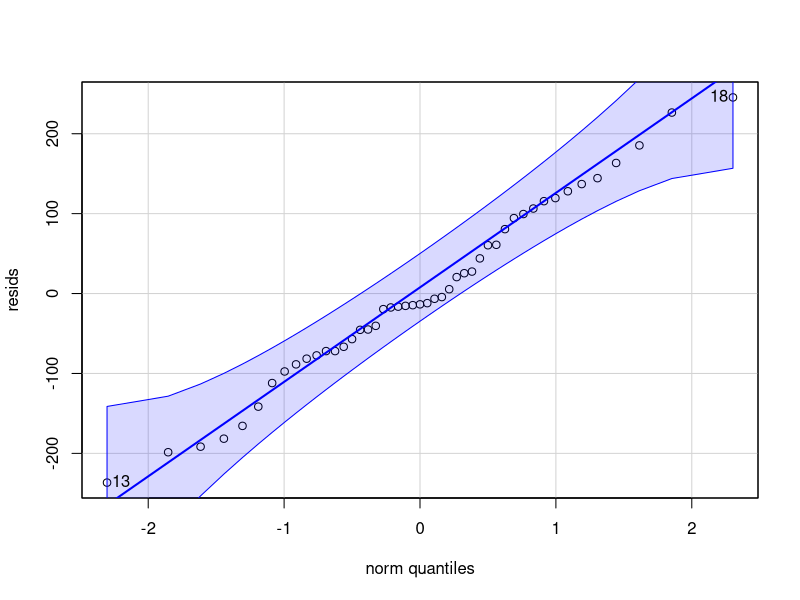
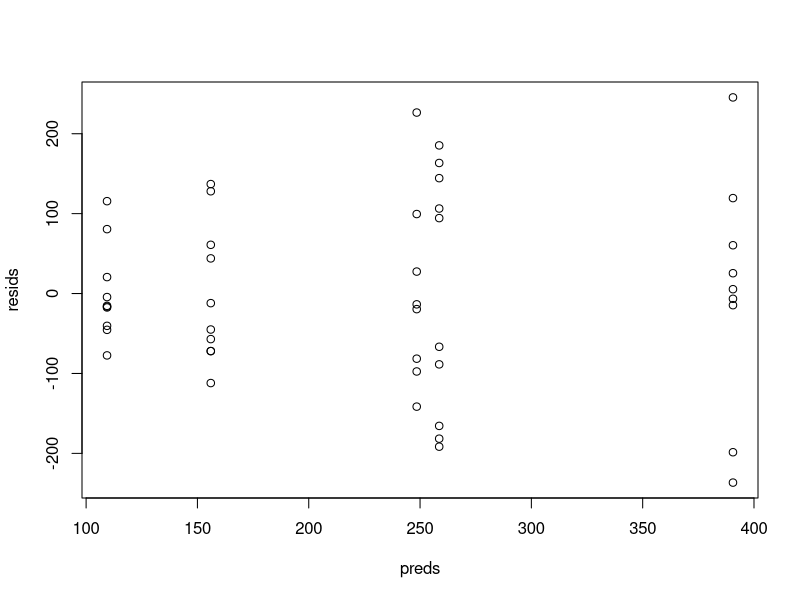
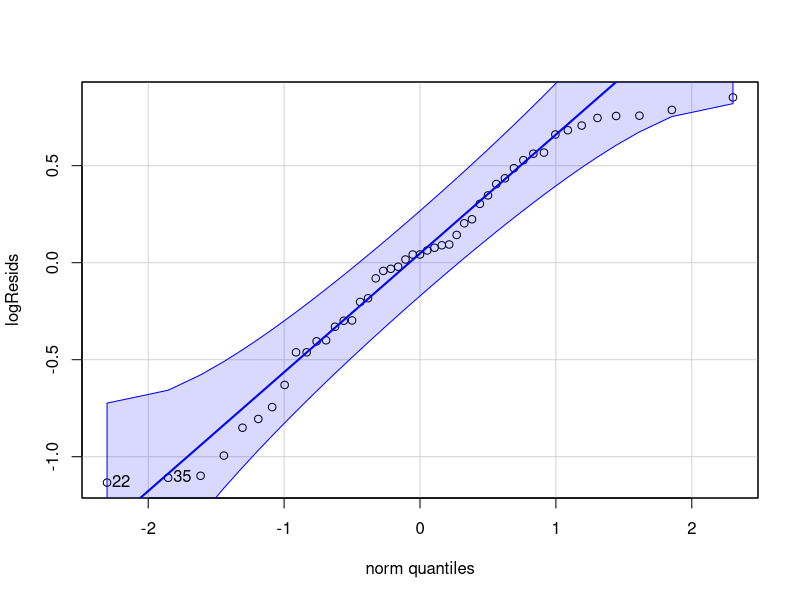
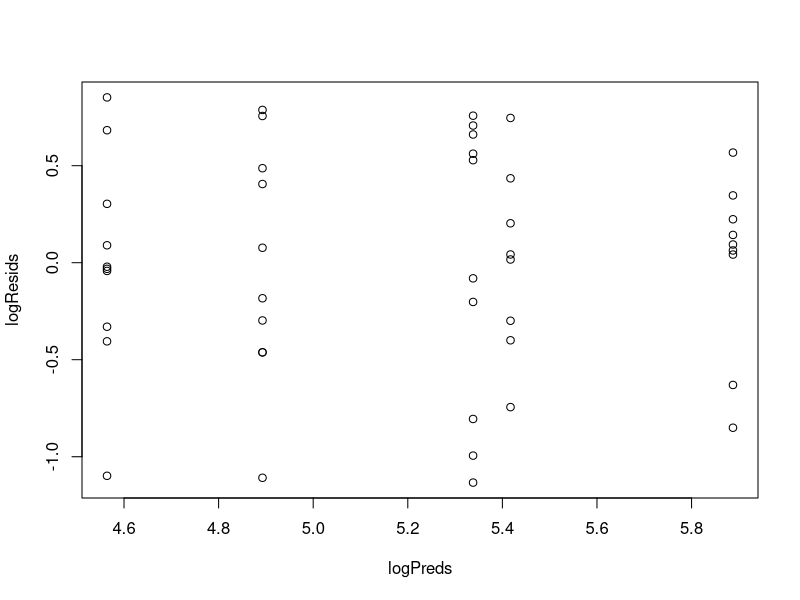

R code for these plots, in order:
## ---- chunk 1
knitr::opts_chunk$set(echo = TRUE)

if ( ! require('haven'))
  install.packages('haven')
if ( ! require('car'))
  install.packages('car')
if ( ! require('multcomp'))
  install.packages('multcomp')

data <- haven::read_sav('Lab 04 - Activity.sav')
data <- as.data.frame(data)
## ---- chunk 2
xfun::embed_file("Lab 04 - Activity.sav")
## ---- chunk 3
xfun::embed_file("Lab 04 - Learning.sav")
## ---- chunk 4
library(car)

model <- lm(Y ~ TrmntGrp, data)
anova(model)
## ---- chunk 5
resids <- residuals(model)
shapiro.test(resids)
## ---- chunk 6
qqPlot(resids)
## ---- chunk 7
leveneTest(model)
## ---- chunk 8
model <- lm(Y ~ TrmntGrp, data)
resids <- residuals(model)
preds  <- predict(model)
plot(preds, resids)
## ---- chunk 9
data$LogY <- log(data$Y)
logModel <- lm(LogY ~ TrmntGrp, data)
anova(logModel)
## ---- chunk 10
logResids <- residuals(logModel)
shapiro.test(logResids)
qqPlot(logResids)
## ---- chunk 11
leveneTest(logModel)
## ---- chunk 12
logResids <- residuals(logModel)
logPreds  <- predict(logModel)
plot(logPreds, logResids)
## ---- chunk 13
aovObject <- aov(model)
TukeyHSD(aovObject)

logAovObject <- aov(logModel)
TukeyHSD(logAovObject)
## ---- chunk 14
data <- haven::read_sav('Lab 04 - Learning.sav')
data <- as.data.frame(data)

is.factor(data$Trtmnt_Grp)

data$Trtmnt_Grp = as.factor(data$Trtmnt_Grp)
## ---- chunk 15
data <- haven::read_sav('Lab 04 - Learning.sav')
data <- as.data.frame(data)

data$Trtmnt_Grp = as.factor(data$Trtmnt_Grp)

c1 = c(0.5,  0.5, -1/3, -1/3, -1/3)
c2 = c(0.5, -0.5,  0.0,  0.0,  0.0)
c3 = c(0.0,  0.0,  0.5,  0.5, -1.0)
c4 = c(0.0,  0.0,  1.0, -1.0,  0.0)

mat = cbind(c1, c2, c3, c4)

summary(lm(Trials ~ Trtmnt_Grp, data=data, contrasts=list(Trtmnt_Grp = mat)))
## ---- chunk 16
model = (lm(Trials ~ Trtmnt_Grp, data=data, contrasts=list(Trtmnt_Grp = mat)))
shapiro.test(residuals(model))
leveneTest(Trials ~ Trtmnt_Grp, data=data, center="mean")
